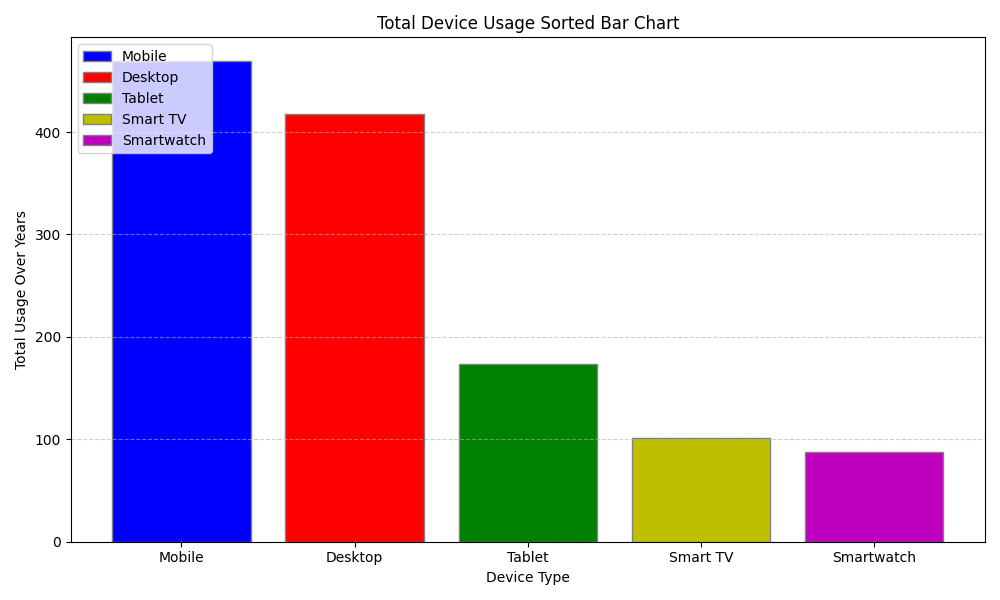

Generate this figure with Python:
import matplotlib.pyplot as plt
import numpy as np

# Data
device_labels = ['Desktop', 'Mobile', 'Tablet', 'Smart TV', 'Smartwatch']
usage_data = {
    'Desktop': [54, 50, 47, 44, 40, 36, 33, 31, 30, 28, 25],
    'Mobile': [20, 25, 30, 35, 40, 45, 50, 52, 55, 57, 60],
    'Tablet': [10, 12, 14, 15, 16, 17, 18, 18, 18, 18, 18],
    'Smart TV': [2, 3, 4, 5, 6, 8, 10, 12, 14, 17, 20],
    'Smartwatch': [1, 2, 3, 4, 5, 7, 9, 11, 13, 15, 18]
}

# Calculate the total usage for each category
total_usage = {device: sum(usage) for device, usage in usage_data.items()}

# Sort devices based on total usage
sorted_devices = sorted(total_usage.items(), key=lambda x: x[1], reverse=True)

fig, ax = plt.subplots(figsize=(10, 6))

colors = ['b', 'r', 'g', 'y', 'm']
bars = ax.bar([device[0] for device in sorted_devices], [device[1] for device in sorted_devices], 
              color=colors[:len(sorted_devices)], edgecolor='grey')

# Sorting the legend to match the sorted bars
ax.legend(bars, [device[0] for device in sorted_devices], loc='upper left')

ax.set_ylabel('Total Usage Over Years')
ax.set_xlabel('Device Type')
ax.set_title('Total Device Usage Sorted Bar Chart')
ax.grid(True, linestyle='--', alpha=0.6, axis='y')

plt.tight_layout()
plt.show()
